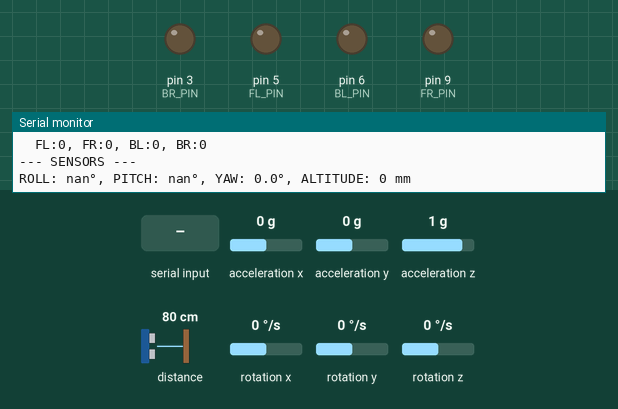
The sketch below on a simulated Arduino Uno, built with avr-gcc and run on an emulated ATmega328P. Shown: output pins drawn as LEDs (lit = HIGH), the last lines printed to the serial monitor. Inputs (shaded band) come from the test bench; at power-on: rotation z 0 °/s, acceleration x 0 g, acceleration y 0 g, acceleration z 1 g, distance to the obstacle 80 cm, rotation x 0 °/s, rotation y 0 °/s.

Above: at 3.2 s.
3.3 s: rotation z set to -192 °/s
At 3.44 s:
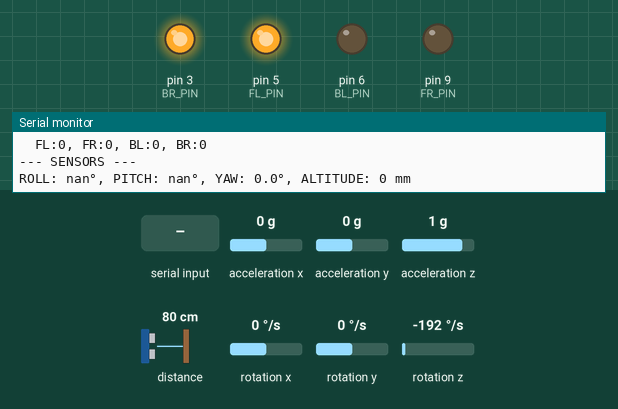
At 4.04 s:
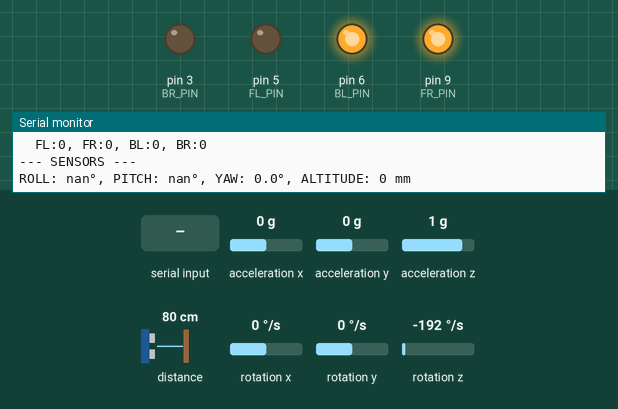
6.3 s: rotation z set to 0 °/s
At 7.57 s:
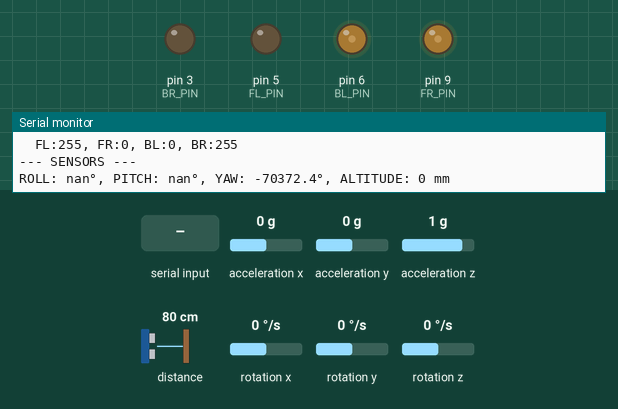
9.1 s: rotation z set to 4 °/s
12.1 s: rotation z set to 7 °/s
At 13.74 s:
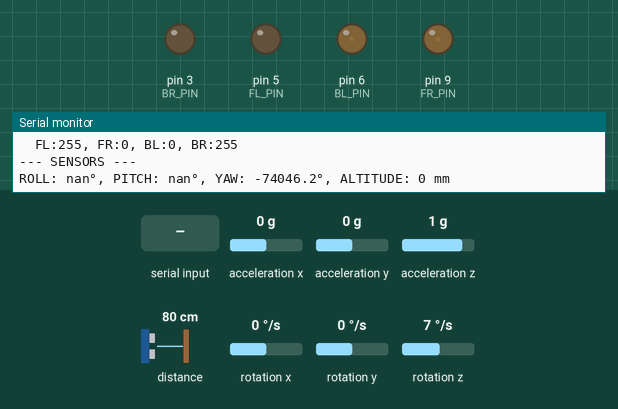
15.1 s: "r" received over Serial
16.6 s: rotation z set to 2 °/s
19.6 s: rotation z set to -1 °/s
Timing chart, 0 to 54.1 s (numbered marks = the images above; inputs shaded):
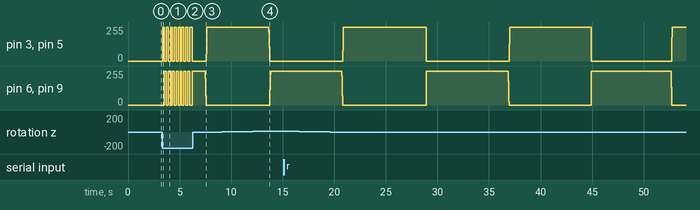

Measured:
- the behaviour switches between 5 and 6 °/s on rotation z (found by bisection; images 3 and 4)
- after the input at 3.3 s, pin 3 (BR_PIN), pin 5 (FL_PIN): goes 255/255 0.19 s, 0/255 0.19 s, 255/255 0.19 s, 0/255 0.25 s, 255/255 0.11 s, 5 × (0/255 0.19 s, 255/255 0.19 s), then 0/255, starting after 0.05 s
- after the input at 12.1 s, pin 3 (BR_PIN), pin 5 (FL_PIN): 255/255 → 0/255 after 1.5 s; pin 6 (BL_PIN), pin 9 (FR_PIN): 0/255 → 255/255 after 1.6 s

The sketch:

Drone_Controller.ino
```cpp
#include <Wire.h>

#include "PIDController.hpp"

// Motor Pins
#define FL_PIN 5
#define FR_PIN 9
#define BL_PIN 6
#define BR_PIN 3

#include "IO.hpp"

MPU6050 mpu;
VL53L0X distanceSensor;

PIDController x_controller(3.3, 0.030, 23.0, -25.0, 25.0);
PIDController y_controller(3.3, 0.030, 23.0, -25.0, 25.0);
PIDController z_controller(6.8, 0.045, 0.0, -15.0, 15.0);
PIDController altitude_controller(6.4, 0.025, 24.0, -255.0, 255.0);

State state = START;

double roll = 0.0, pitch = 0.0, yaw = 0.0, altitude = 0.0;
unsigned long prev_time = 0;
unsigned long time_since_last_print = 0;

void setup()
{
  ////// Initialize Connections

  Serial.begin(9600);
  Wire.begin();
  initializeMotorPins();

  Serial.println("\n--- STARTING ---");
  delay(2000);

  initializeSensors(mpu, distanceSensor);

  ////// Start Control

  prev_time = micros();

  x_controller.set_point = 0.0;
  y_controller.set_point = 0.0;
  z_controller.set_point = 0.0;
  altitude_controller.set_point = 0.300;
}

void loop()
{
  ////// Read commands from Bluetooth

  if (Serial.available()) state = readCommandFromSerial(state);

  ////// Read Time

  unsigned long current_time = micros();
  double elapsed_time = (double)(abs(current_time - prev_time)) / 1000000.0;

  ////// Read Sensors

  readIMU(mpu, &roll, &pitch, &yaw, elapsed_time);
  double altitude = (double)(distanceSensor.readRangeContinuousMillimeters()) / 1000.0;

  if (state == State::START)
  {
    ////// Start Control

    double output_x = x_controller.control(roll, elapsed_time);
    double output_y = y_controller.control(pitch, elapsed_time);
    double output_z = z_controller.control(yaw, elapsed_time);
    double output_altitude = altitude_controller.control(altitude, elapsed_time);

    ////// Write Output

    int fl_out = constrain((int)(+ output_x + output_y + output_z + output_altitude), 0, 255);
    int fr_out = constrain((int)(- output_x + output_y - output_z + output_altitude), 0, 255);
    int bl_out = constrain((int)(+ output_x - output_y - output_z + output_altitude), 0, 255);
    int br_out = constrain((int)(- output_x - output_y + output_z + output_altitude), 0, 255);

    analogWrite(FL_PIN, fl_out);
    analogWrite(FR_PIN, fr_out);
    analogWrite(BL_PIN, bl_out);
    analogWrite(BR_PIN, br_out);

    if (abs(current_time - time_since_last_print) > 2000000)
      printOutput(fl_out, fr_out, bl_out, br_out);
  }

  ////// Print Sensor Data

  if (abs(current_time - time_since_last_print) > 2000000) {
    printSensorData(roll, pitch, yaw, altitude);
    time_since_last_print = current_time;
  }

  prev_time = current_time;
}
```

IO.hpp
```cpp
#include <MPU6050.h>
#include <VL53L0X.h>

enum State {
  START, STOP
};

void initializeSensors(MPU6050 &mpu, VL53L0X &distanceSensor)
{
  ////// MPU6050

  Serial.println("Initializing MPU6050...");

  mpu.initialize();
  if (!mpu.testConnection()) {
    Serial.println("MPU6050 connection failed!");
    while(1);
  }

  // Supply your gyro and accelerometer offsets here
  // mpu.setXAccelOffset(0);
  // mpu.setYAccelOffset(0);
  // mpu.setZAccelOffset(0);
  // mpu.setXGyroOffset(0);
  // mpu.setYGyroOffset(0);
  // mpu.setZGyroOffset(0);

  mpu.CalibrateAccel();
  mpu.CalibrateGyro();

  Serial.println("MPU6050 OK!");

  ////// VL53L0X

  Serial.println("Initializing VL53L0X...");

  distanceSensor.setTimeout(50);
  if (!distanceSensor.init()) {
    Serial.println("VL53L0X initialization failed!");
    while(1);
  }
  distanceSensor.startContinuous();

  Serial.println("VL53L0X OK!");
}

void readIMU(MPU6050 &mpu, double *roll, double *pitch, double *yaw, double elapsed_time)
{
  int16_t ax, ay, az, gx, gy, gz;
  mpu.getMotion6(&ax, &ay, &az, &gx, &gy, &gz);

  double acc_angle_x = atan(  ay  / sqrt(ax * ax + az * az)) * RAD_TO_DEG;
  double acc_angle_y = atan((-ax) / sqrt(ay * ay + az * az)) * RAD_TO_DEG;

  *roll  = 0.96 * (*roll  + gx * elapsed_time) + 0.04 * acc_angle_x;
  *pitch = 0.96 * (*pitch + gy * elapsed_time) + 0.04 * acc_angle_y;
  *yaw   = *yaw + gz * elapsed_time;
}

void printSensorData(double roll, double pitch, double yaw, uint16_t altitude)
{
  Serial.println("--- SENSORS ---");

  Serial.print("ROLL: ");
  Serial.print(roll, 1);
  Serial.print("°");

  Serial.print(", PITCH: ");
  Serial.print(pitch, 1);
  Serial.print("°");

  Serial.print(", YAW: ");
  Serial.print(yaw, 1);
  Serial.print("°");

  Serial.print(", ALTITUDE: ");
  Serial.print(altitude);
  Serial.println(" mm");
}

void initializeMotorPins()
{
  pinMode(FL_PIN, OUTPUT);
  pinMode(FR_PIN, OUTPUT);
  pinMode(BL_PIN, OUTPUT);
  pinMode(BR_PIN, OUTPUT);
}

void printOutput(int fl, int fr, int bl, int br)
{
  Serial.println("--- OUTPUT ---");

  Serial.print("  FL:"); Serial.print(fl);
  Serial.print(", FR:"); Serial.print(fr);
  Serial.print(", BL:"); Serial.print(bl);
  Serial.print(", BR:"); Serial.println(br);
}

State readCommandFromSerial(State prev_state)
{
  switch (Serial.read())
  {
  case 'r':
    Serial.println("Started!");
    return State::START;

  case 'p':
    Serial.println("Stopped!");
    return State::STOP;

  default:
    return prev_state;
  }
}
```

PIDController.hpp
```cpp
class PIDController
{
  public:

  double set_point = 0.0;
  double kp = 0.0, ki = 0.0, kd = 0.0;
  int out_min = 0, out_max = 255;

  double accumulator = 0.0;
  double last_err = 0.0;
  int last_result = 0;

  PIDController() {}

  PIDController(double kp, double ki, double kd)
    : kp(kp), ki(ki), kd(kd)
  {}

  PIDController(double kp, double ki, double kd, int out_min, int out_max)
    : kp(kp), ki(ki), kd(kd), out_min(out_min), out_max(out_max)
  {}

  int control(double process_value, double t)
  {
    double err = this->set_point - process_value;
    double err_delta = err - this->last_err;

    bool stop_summation = ((last_result > out_max) && (err > 0.0)) || ((last_result < out_min) && (err < 0.0));
    if (!stop_summation) this->accumulator += err * t;

    double result = this->kp * err
                  + this->ki * this->accumulator
                  + this->kd * err_delta;

    this->last_err = err;

    return (int)result;
  }
};
```
